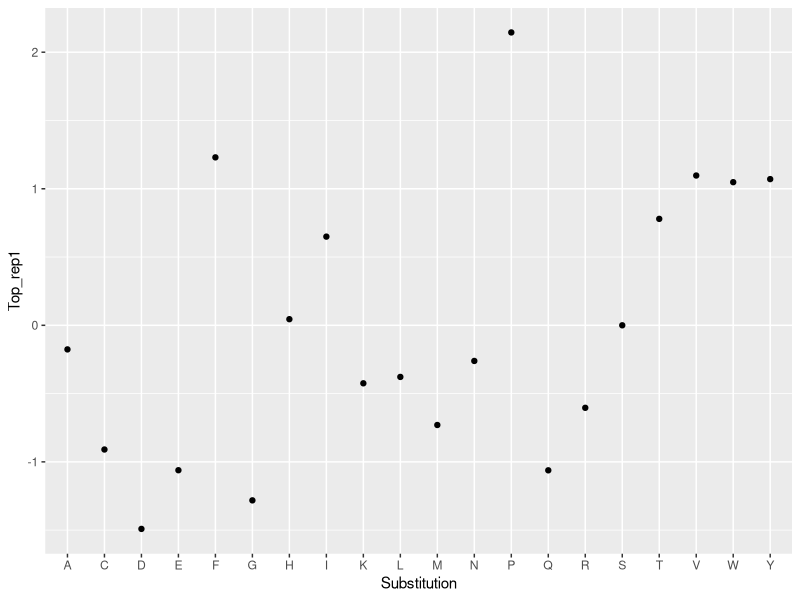
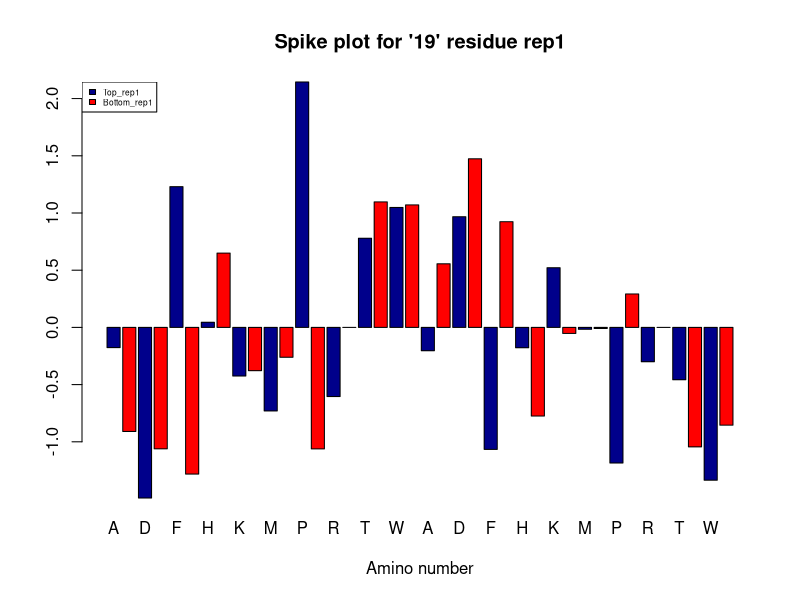

These charts were generated, in order, by the following R code:
## ---- chunk 1
knitr::opts_chunk$set(echo = TRUE)
## ---- chunk 2
library(tidyverse)

file<-read.csv("data.csv",header= TRUE, sep=",")
dim(file)
head(file,N=6L)
tail(file, N=-6L)
fin_res=file[2340,"Residue.."]

## ---- chunk 3
bool<-file[file$Residue..==19, ]
## ---- chunk 4
ggplot(data=bool)+geom_point(mapping=aes(x=Substitution,y=Top_rep1))

counts <- c(bool$Top_rep1,bool$Bottom_rep1)
x <- c(bool$Substitution, bool$Substitution)
regions <- c("Top_rep1", "Bottom_rep1")
col <- c("darkblue","red")

barplot(counts, names.arg=x, main="Spike plot for '19' residue rep1",
  xlab="Amino number", col=c("darkblue","red"),
  legend = rownames(counts), beside=TRUE)

legend("topleft", regions, cex = 0.5, fill = col)

## ---- chunk 5
tdiff1=abs(bool$Top_rep1-bool$Bottom_rep1)

mut1=bool$Substitution[which.max(tdiff1)]
## ---- chunk 6
#for 




